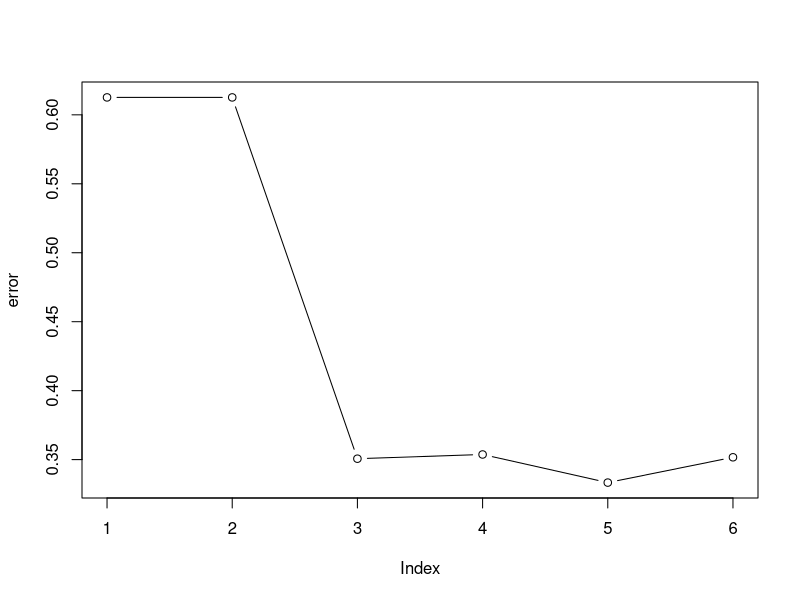
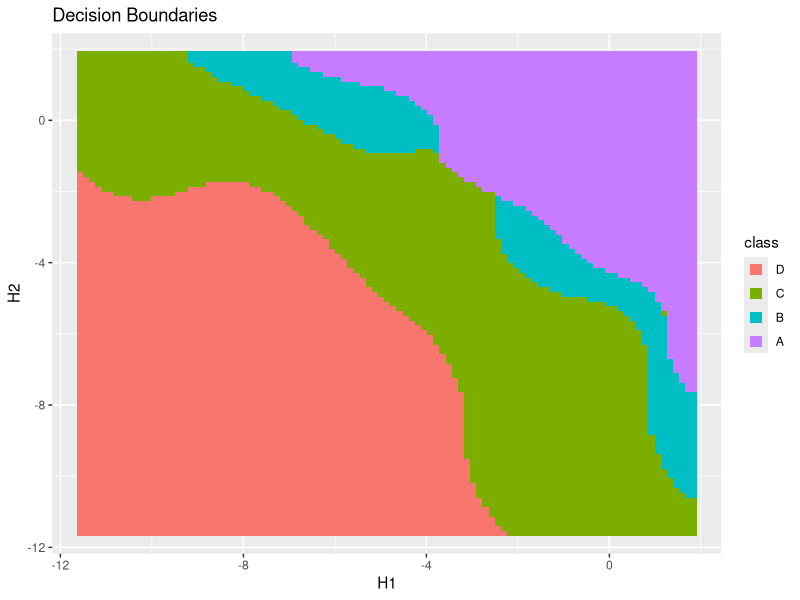
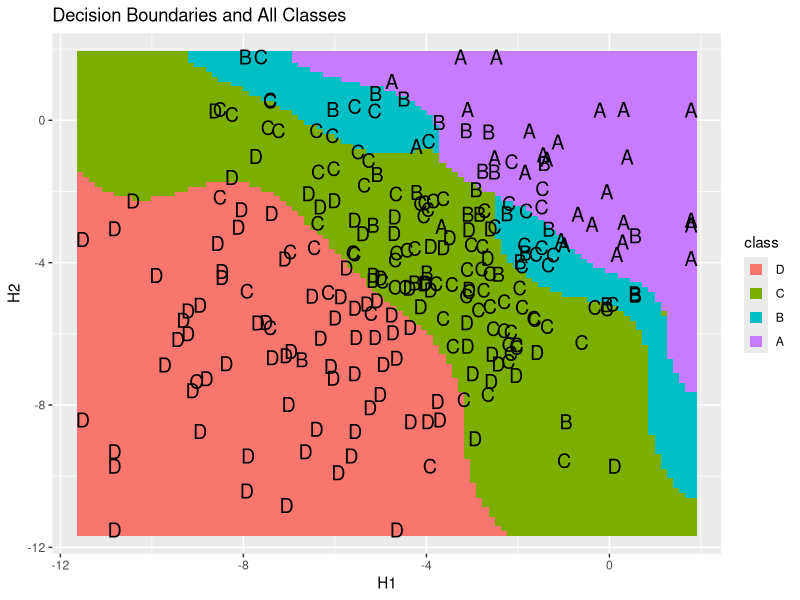
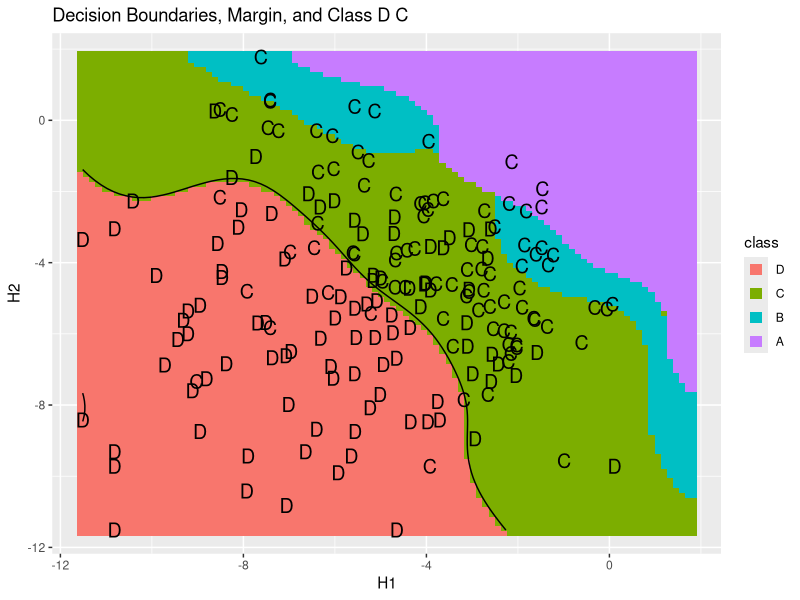
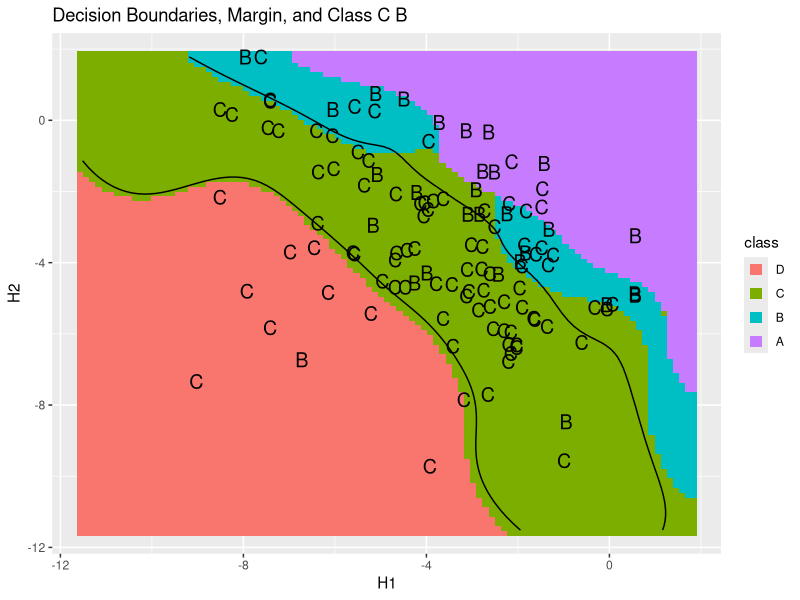
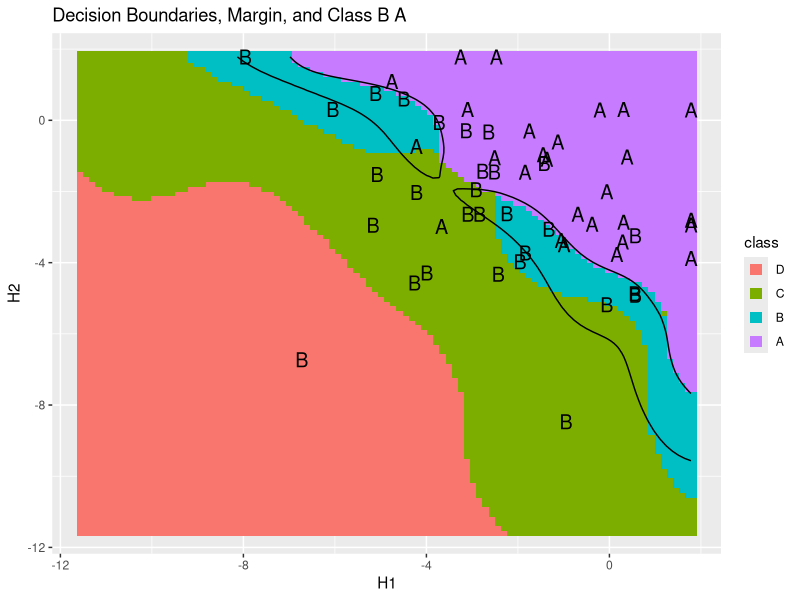

Reproduce these figures in R, in order.
####################################################
####More General Kernel Method Approaches
####################################################
rm(list=ls())
gc()
graphics.off()
if(!require("MASS"))
  (install.packages("MASS"))
if(!require("ggplot2"))
  (install.packages("ggplot2"))
if(!require("kernlab"))
  (install.packages("kernlab"))
if(!require("e1071"))
  (install.packages("e1071"))

###Import Data
RAW_DATA<-read.csv("Raw_Data.csv")
RAW_DATA$Frequency.1*RAW_DATA$Frequency.2
permute<-rbinom(nrow(RAW_DATA),1,prob=0.5)==1
RAW_DATA[permute,]<-RAW_DATA[permute,c(1:6,8,7,10,9,11:13)]
DATA<-RAW_DATA[c("RID","Race","Frequency.1",
                 "Frequency.2","Rank.1","Rank.2",
                 "Total.Genotype.Frequency","Productivity.Group")]

DATA$Productivity.Group<-ordered(DATA$Productivity.Group,levels=c("D","C","B","A"))
colnames(DATA)<-c("RID","Race","H1","H2","Rank_H1","Rank_H2","GF","Productivity")
DATA<-DATA[complete.cases(DATA),]###remove NA's
DATA<-DATA[DATA$GF!=0 & DATA$H1!=0 & DATA$H2!=0,]
rm(RAW_DATA)

###Format Predictors to be ln-scale
DATA$GF<-log(DATA$GF)
DATA$H1<-log(DATA$H1)
DATA$H2<-log(DATA$H2)


####Split Train and Test
train_idx<-sample(1:nrow(DATA),floor(nrow(DATA)*0.8))
logical<-rep(FALSE,nrow(DATA))
logical[train_idx]<-TRUE
train_idx<-logical
test_idx<-!logical
rm(logical)
TRAIN<-DATA[train_idx,]
TEST<-DATA[test_idx,]


#####fit a ksvm kernel to output class probabilities (versus call)

cost=c(0.001,0.01,1,5,10,100)
error<-cost
for (i in 1:length(cost)){
mod<-ksvm(Productivity~H1+H2,data=TRAIN,kernel="rbfdot",
              kpar="automatic",cross=3,C=cost[i],prob.model=TRUE)
print(paste("Loop",i,",C=",cost[i]))
error[i]<-mod@cross
}

plot(error,type="b")
C=cost[which(error==min(error))]

bestmod<-ksvm(Productivity~H1+H2,data=TRAIN,kernel="rbfdot",
          kpar="automatic",cross=3,C=C,prob.model=TRUE)



#####Get test error
class<-predict(bestmod,newdata=TEST)
concordance<-numeric(length(class))
for (i in 1:nrow(TEST)){
  concordance[i]=as.numeric(TEST$Productivity[i] %in% class[i])                                   
}
print(round(mean(concordance),3))

correct<-round(mean(concordance),3)*100


######Plot 2-D grid of Classification Rule
create_grid<-function(x1,x2,n=1000){
  min_x1<-min(x1)
  max_x1<-max(x1)
  x1_seq<-seq(min_x1,max_x1,length.out=floor(sqrt(n)))
  min_x2<-min(x2)
  max_x2<-max(x2)
  x2_seq<-seq(min_x2,max_x2,length.out=floor(sqrt(n)))
  grid<-expand.grid(H1=x1_seq,H2=x2_seq)
  return(grid)
}


grid<-create_grid(DATA$H1,DATA$H2,n=10000)
grid$class<-predict(bestmod,newdata = grid)



###Get Actual Latent Projections
###Geom Contour doesn't plot this well
func=predict(bestmod,newdata = grid,type ="probabilities" )
func<-data.frame(grid,func)


base_layer<-ggplot(data=grid,aes(x=H1,y=H2,colour=class))+
  ggtitle("Decision Boundaries")+
  geom_point(size=3.5,alpha=1,shape=15)
print(base_layer)

train_plot<-base_layer+geom_text(data=TEST,aes(x=H1,y=H2,label=Productivity),size=5,colour="black")+
  ggtitle("Decision Boundaries and All Classes")
print(train_plot)


###look at each independently
type=c("D","C")
train_plot<-base_layer+geom_text(data=TEST[TEST$Productivity %in% type,],aes(x=H1,y=H2,label=Productivity),size=5,colour="black")+
  ggtitle(paste("Decision Boundaries, Margin, and Class",paste(type,collapse = " ")))+stat_contour(data=func,aes(x=H1,y=H2,z=D),breaks=c(0.5),colour="black")
print(train_plot)
type=c("C","B")
train_plot<-base_layer+geom_text(data=TEST[TEST$Productivity %in% type,],aes(x=H1,y=H2,label=Productivity),size=5,colour="black")+
  ggtitle(paste("Decision Boundaries, Margin, and Class",paste(type,collapse = " ")))+stat_contour(data=func,aes(x=H1,y=H2,z=C),breaks=c(0.5),colour="black")
print(train_plot)
type=c("B","A")
train_plot<-base_layer+geom_text(data=TEST[TEST$Productivity %in% type,],aes(x=H1,y=H2,label=Productivity),size=5,colour="black")+
  ggtitle(paste("Decision Boundaries, Margin, and Class",paste(type,collapse = " ")))+stat_contour(data=func,aes(x=H1,y=H2,z=B),breaks=c(0.5),colour="black")
print(train_plot)
